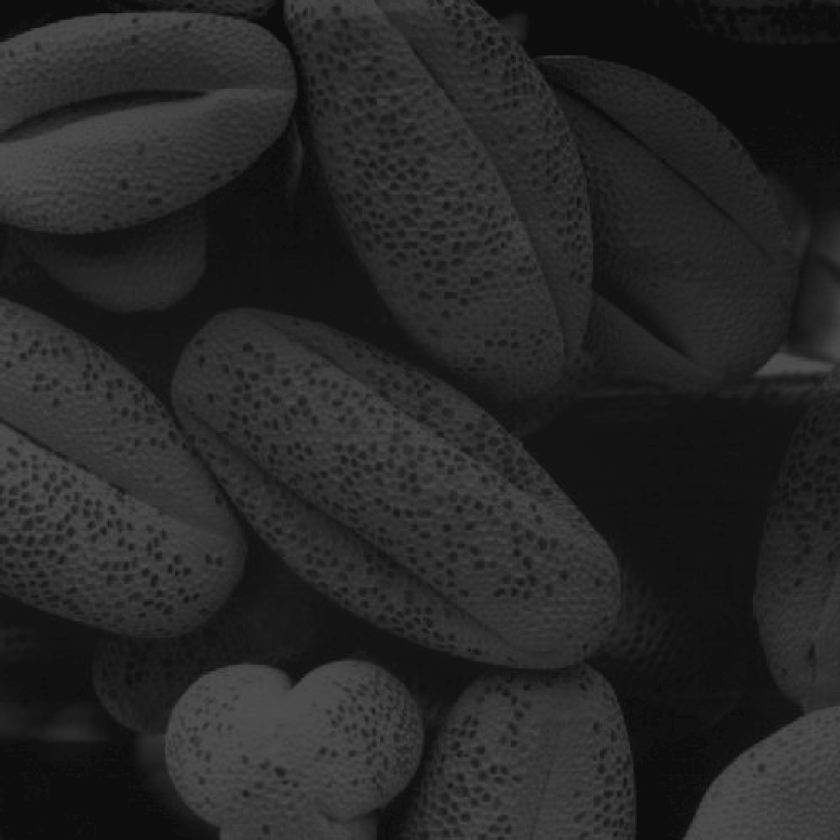
%> input picture DIPUM2E_International_Ed_CH02_Images/Fig0208(a).tif, 840 x 840 px, shrunk from 1021 x 1021 before the run
$ octave histeqtest.m   (GNU Octave 9; MATLAB toolbox functions it lacks are replaced by stand-ins)
%> lines starting %> are read from the running program, lines starting %| are printed output that depends on the picture
f = imread('Fig0208(a).tif');
%> f is the input picture: size 840x840 uint8; min 9, max 84, mean 38.8
figure, imshow(f);
figure, imhist(f);
ylim('auto');
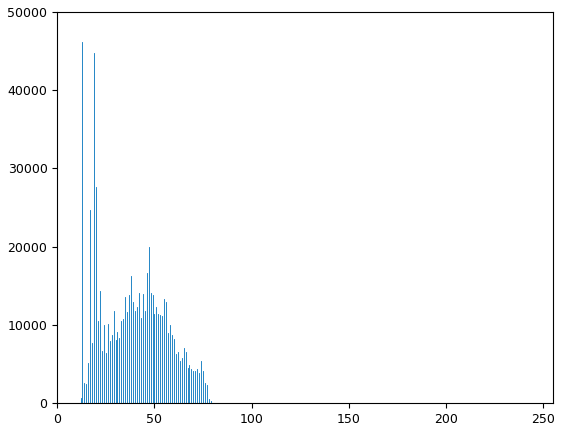
%> figure redrawn from the program's plot data; highest point at x = 13, y = 46139
g = histeq(f, 256);
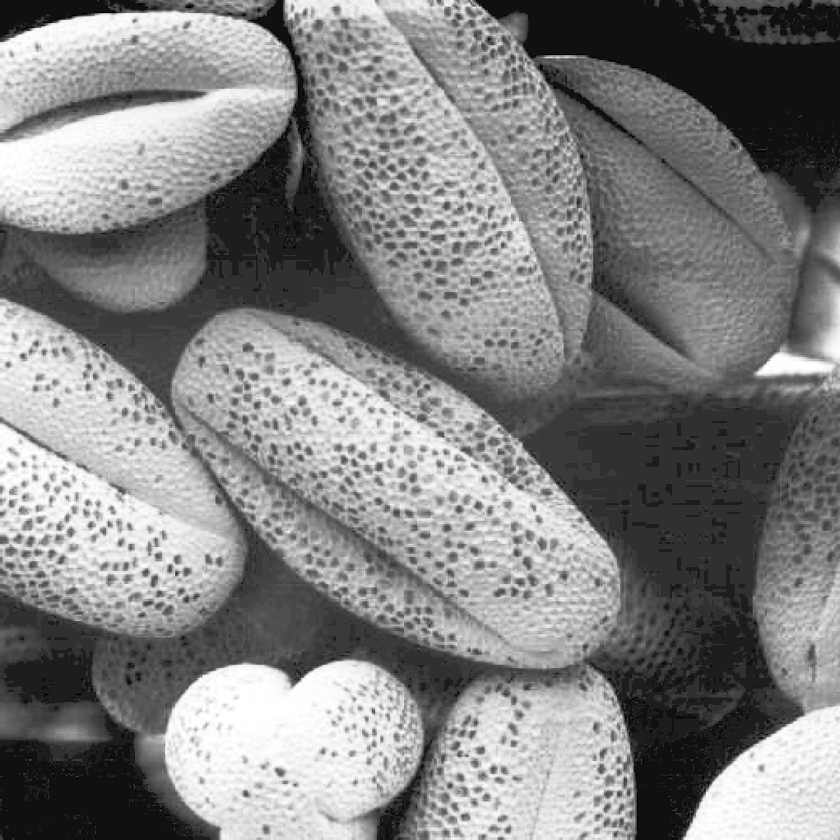
%> g: size 840x840 uint8; min 0, max 255, mean 130
figure, imshow(g);
figure, imhist(g);
ylim('auto');
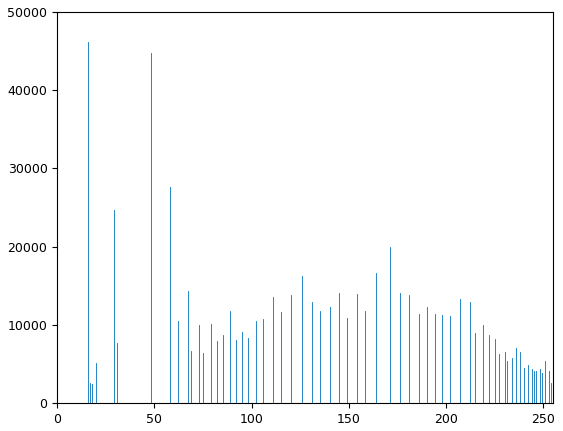
%> figure redrawn from the program's plot data; highest point at x = 16, y = 46139

$ run again, with DIPUM2E_International_Ed_CH02_Images/Fig0203(a).tif copied over DIPUM2E_International_Ed_CH02_Images/Fig0208(a).tif
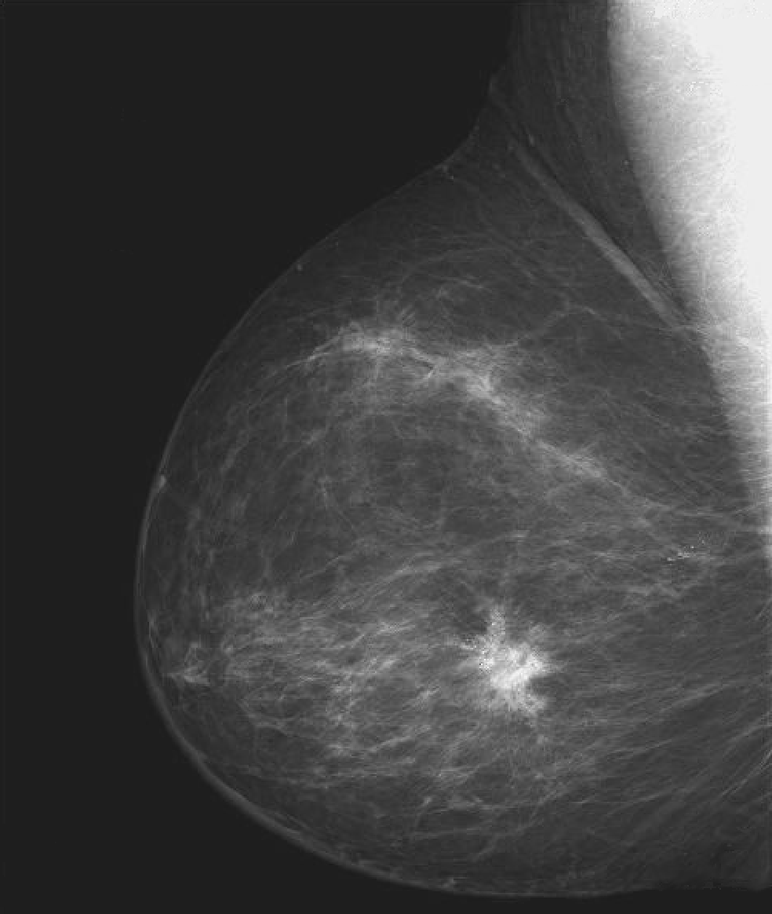
%> input picture DIPUM2E_International_Ed_CH02_Images/Fig0203(a).tif, 772 x 914 px, shrunk from 984 x 1164 before the run
%> f is the input picture: size 914x772 uint8; min 18, max 255, mean 66.6
%> `ylim('auto');`:
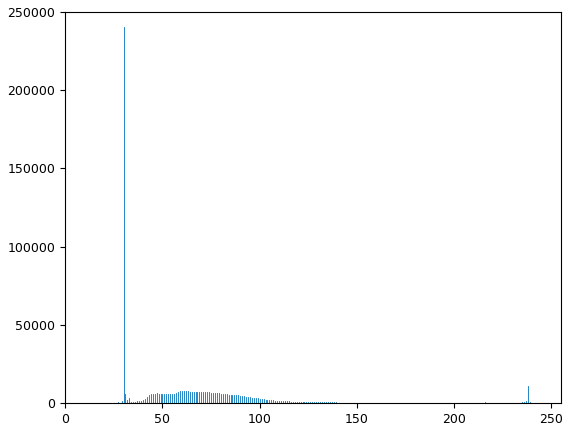
%> figure redrawn from the program's plot data; highest point at x = 30, y = 240722
%> `g = histeq(f, 256);`:
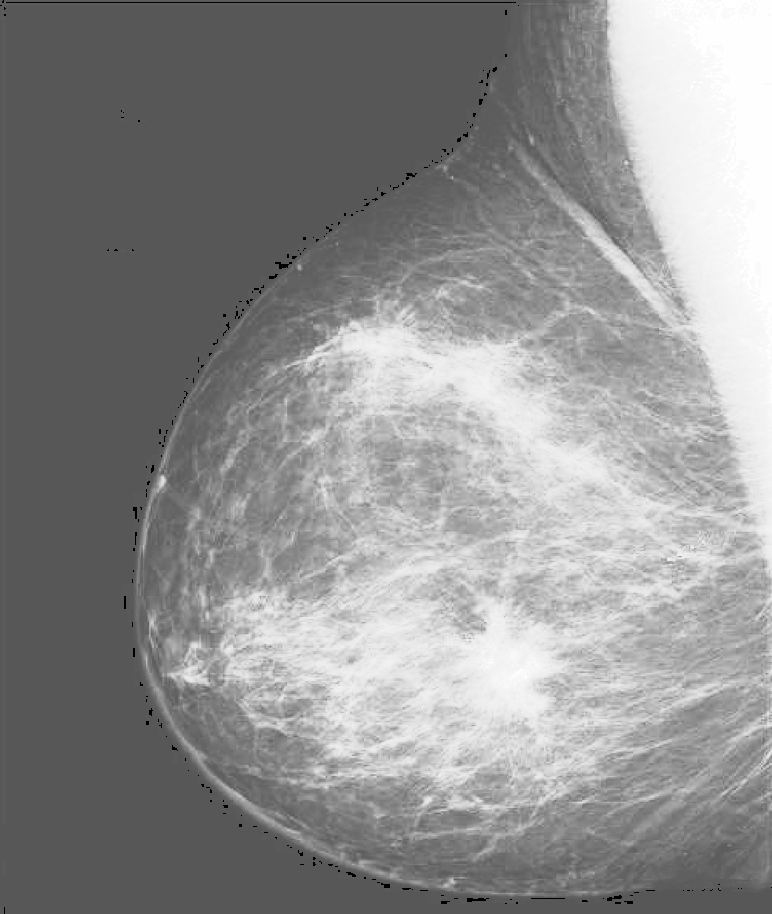
%> g: size 914x772 uint8; min 0, max 255, mean 142.5

$ run again, with DIPUM2E_International_Ed_CH02_Images/Fig0205(a).tif copied over DIPUM2E_International_Ed_CH02_Images/Fig0208(a).tif
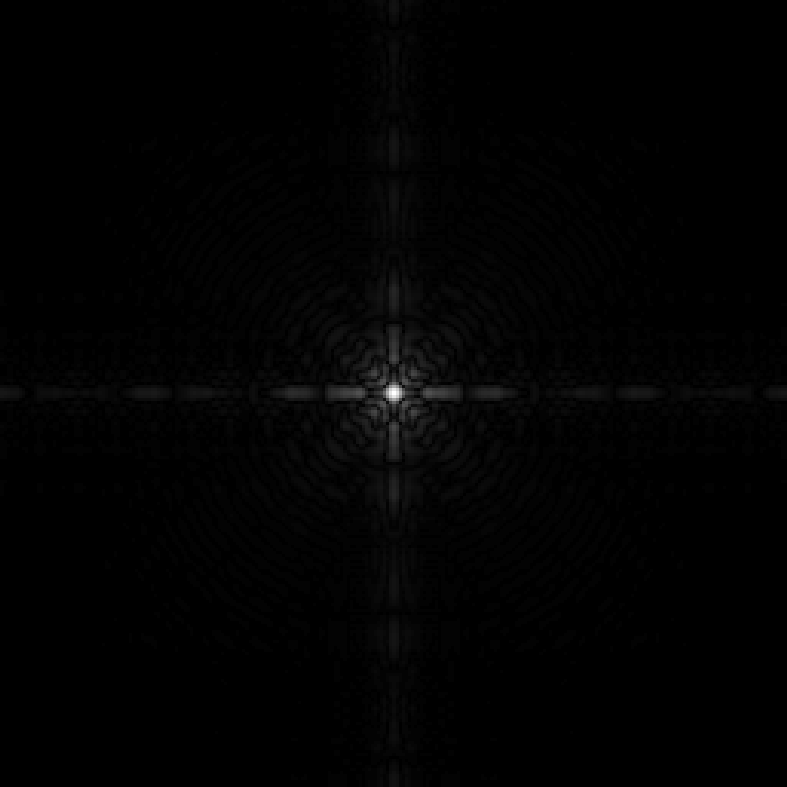
%> input picture DIPUM2E_International_Ed_CH02_Images/Fig0205(a).tif, 787 x 787 px
%> f is the input picture: size 787x787 uint8; min 0, max 255, mean 2.1
%> `ylim('auto');`:
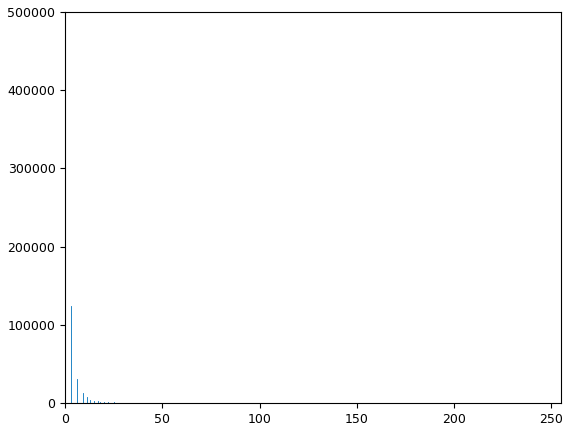
%> figure redrawn from the program's plot data; highest point at x = 0, y = 422685
%> `g = histeq(f, 256);`:
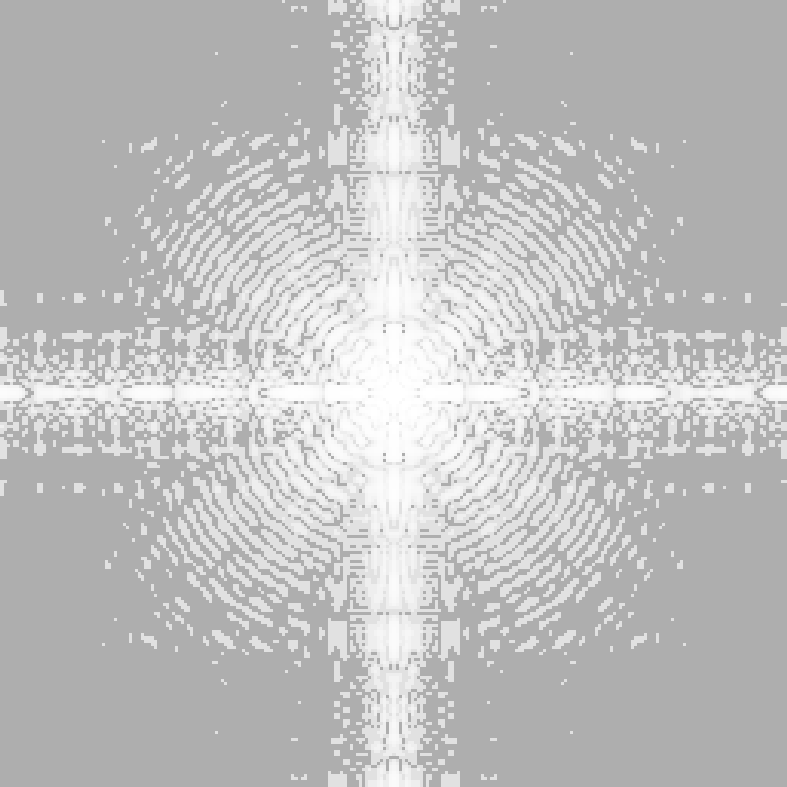
%> g: size 787x787 uint8; min 174, max 255, mean 192.4

$ run again, with DIPUM2E_International_Ed_CH02_Images/Fig0206(a).tif copied over DIPUM2E_International_Ed_CH02_Images/Fig0208(a).tif
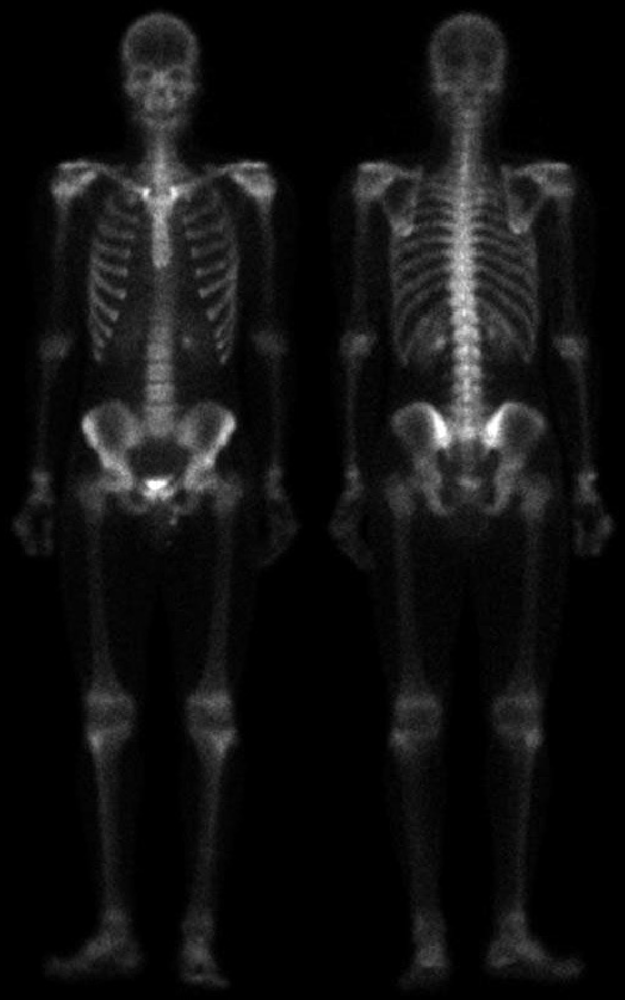
%> input picture DIPUM2E_International_Ed_CH02_Images/Fig0206(a).tif, 625 x 1000 px, shrunk from 1026 x 1641 before the run
%> f is the input picture: size 1000x625 uint8; min 0, max 255, mean 17.1
%> `ylim('auto');`:
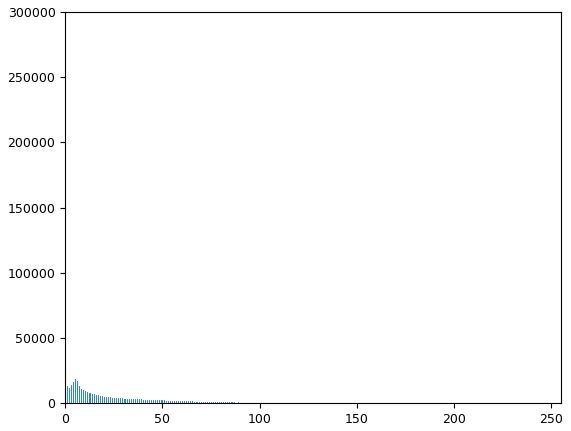
%> figure redrawn from the program's plot data; highest point at x = 0, y = 258730
%> `g = histeq(f, 256);`:
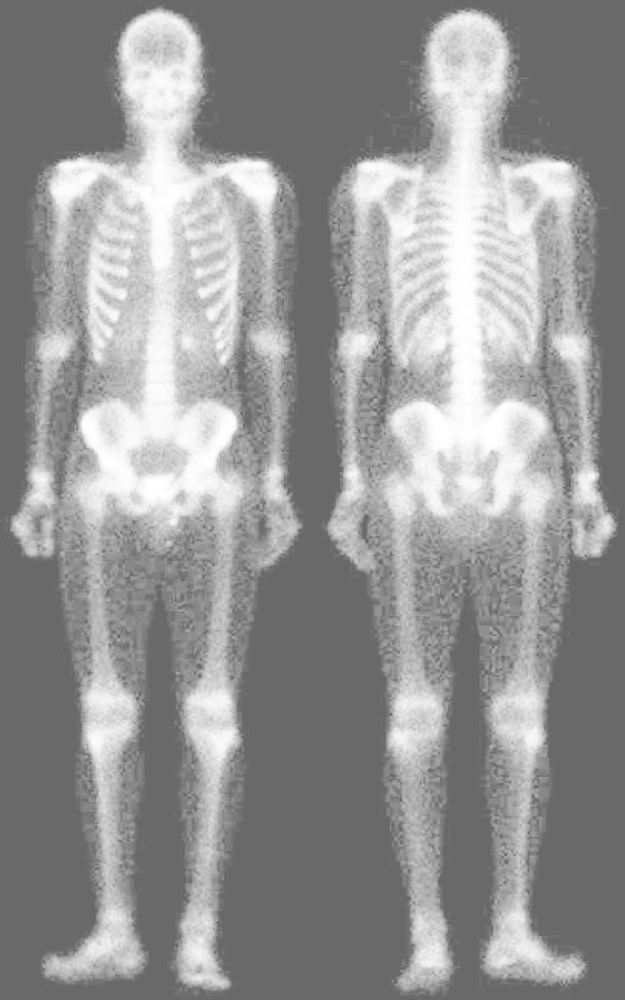
%> g: size 1000x625 uint8; min 105, max 255, mean 149.8
